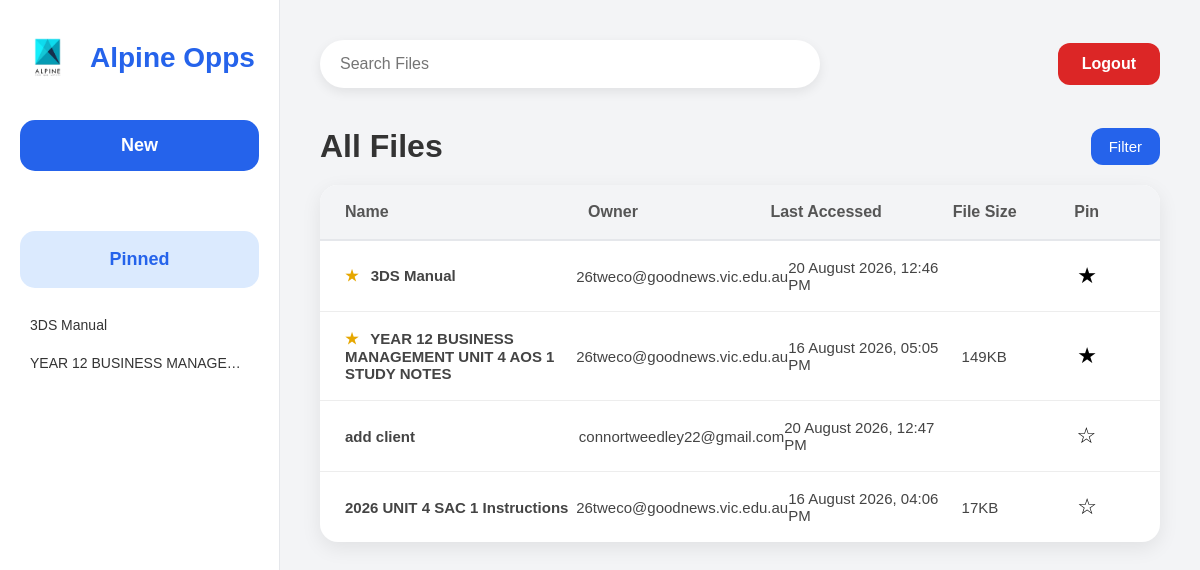
/dashboard (signed in), run on the app's committed database.
### tables this page shows
CREATE TABLE Files (

        FileID INTEGER PRIMARY KEY AUTOINCREMENT,

        FileName TEXT NOT NULL,

        FileType TEXT NOT NULL,

        FileURL TEXT NOT NULL,

        FileOwner TEXT NOT NULL,

        LastAccessed TEXT NOT NULL,

        FileSize TEXT,

        IsPinned INTEGER DEFAULT 0

    );

### app.py (the view)
@app.route("/dashboard")
def dashboard():
    if "email" not in session:
        return redirect(url_for("login_page"))
    connection = sqlite3.connect(DATABASE)
    connection.row_factory = sqlite3.Row
    cursor = connection.cursor()
    cursor.execute("""
        SELECT *
        FROM Files
        ORDER BY IsPinned DESC, FileID DESC
    """)
    files = cursor.fetchall()
    cursor.execute("""
        SELECT *
        FROM Files
        WHERE IsPinned = 1
        ORDER BY FileName
    """)
    pinned_files = cursor.fetchall()
    connection.close()
    return render_template(
        "dashboard.html",
        files=files,
        pinned_files=pinned_files
    )

### templates/dashboard.html (shortened to what this page needs)
<!DOCTYPE html>
<html lang="en">
<head>
    <link
        rel="stylesheet"
        href="{{ url_for('static', filename='css/dashboard.css') }}"
    >
</head>
<body>
<div class="container">
    <aside class="sidebar">
        <div class="logo">
            <img
                src="{{ url_for('static', filename='images/logo.png') }}"
                alt="Logo"
            >
            <h2>Alpine Opps</h2>
        </div>
        <form action="{{ url_for('newfile') }}" method="GET">
            <button type="submit" class="new-btn">
                New
            </button>
        </form>
        <div class="pinned-section">
            <h3 class="pinned-title">Pinned</h3>
            {% if pinned_files %}
                {% for file in pinned_files %}
                    <a
                        class="pinned-file"
                        href="{{ url_for('open_file', file_id=file['FileID']) }}"
                        target="_blank"
                    >
                        {{ file["FileName"] }}
                    </a>
                {% endfor %}
            {% else %}
                <p class="no-pinned-files">
                    No pinned files
                </p>
            {% endif %}
        </div>
    </aside>
    <main class="main-content">
        <header class="topbar">
            <div class="search-box">
                <input
                    type="text"
                    id="searchInput"
                    placeholder="Search Files"
                    autocomplete="off"
                >
            </div>
            <div class="account-buttons">
                <a
                    href="{{ url_for('logout') }}"
                    class="logout-btn"
                >
                    Logout
                </a>
            </div>
        </header>
        <section class="files-header">
            <h1>All Files</h1>
            <div class="filter-container">
                <button
                    class="filter-btn"
                    id="filterButton"
                    type="button"
                >
                    Filter
                </button>
            </div>
        </section>
        <section class="file-table">
            <div class="table-head">
                <div>Name</div>
                <div>Owner</div>
                <div>Last Accessed</div>
                <div>File Size</div>
                <div>Pin</div>
            </div>
            {% for file in files %}
                <div
                    class="table-row"
                    data-file-type="{{ file['FileType'] | lower }}"
                    data-owner="{{ file['FileOwner'] | lower }}"
                    data-pinned="{{ file['IsPinned'] }}"
                    onclick="window.open('{{ url_for('open_file', file_id=file['FileID']) }}', '_blank')"
                    tabindex="0"
                    role="button"
                    onkeydown="if(event.key==='Enter' || event.key===' '){
                    event.preventDefault();
                    window.open('{{ url_for('open_file', file_id=file['FileID']) }}', '_blank');
                    }" >
                    <div class="file-name">
                        {% if file["IsPinned"] == 1 %}
                            <span class="pin-icon">★</span>
                        {% endif %}
                        {{ file["FileName"] }}
                    </div>
                    <div>
                        {{ file["FileOwner"] }}
                    </div>
                    <div>
                        {{ file["LastAccessed"] }}
                    </div>
                    <div>
                        {{ file["FileSize"] }}
                    </div>
                <form
                    action="{{ url_for('toggle_pin', file_id=file['FileID']) }}"
                    method="POST"
                    class="pin-form"
                    onclick="event.stopPropagation();"
                >
                    <button
                        type="submit"
                        class="pin-button"
                    >
                        {% if file["IsPinned"] == 1 %}
                            ★
                        {% else %}
                            ☆
                        {% endif %}
                    </button>
                </form>
                </div>
        {% else %}
            <div class="empty-files">
                No files are currently available.
            </div>
        {% endfor %}
    </section>
</body>
</html>

### static/css/dashboard.css (style rules this page uses)
* { margin:0; padding:0; box-sizing:border-box; font-family:Arial, Helvetica, sans-serif; }
body { background:#f3f4f6; color:#333; }
.container { display:flex; height:100vh; }
.sidebar { width:280px; background:#ffffff; border-right:1px solid #e5e7eb; padding:30px 20px; display:flex; flex-direction:column; }
.pinned-title { text-align: center; font-size: 18px; font-weight: bold; color: #2563eb; background-color: #dbeafe; padding: 18px; border-radius: 15px; margin: 0 0 20px 0; }
.pinned-section { margin-top: 30px; }
.pinned-file { display: block; padding: 9px 10px; margin-bottom: 4px; border-radius: 6px; color: #333; text-decoration: none; font-size: 14px; overflow: hidden; white-space: nowrap; text-overflow: ellipsis; }
.pin-button { border: none; background: none; outline: none; padding: 0; font-size: 22px; cursor: pointer; }
.logo { display:flex; align-items:center; gap:15px; margin-bottom:35px; }
.logo img { width:55px; }
.logo h2 { font-size:28px; color:#2563eb; }
.new-btn { width:100%; padding:15px; border:none; border-radius:15px; background:#2563eb; color:white; font-size:18px; font-weight:bold; cursor:pointer; margin-bottom:30px; transition:.2s; }
.main-content { flex:1; padding:40px; }
.topbar { display:flex; justify-content:space-between; align-items:center; margin-bottom:40px; }
.search-box { width:500px; }
.search-box input { width:100%; padding:15px 20px; border:none; border-radius:30px; background:white; font-size:16px; outline:none; box-shadow:0 4px 12px rgba(0,0,0,.08); }
.logout-btn { text-decoration:none; background:#dc2626; color:white; padding:12px 24px; border-radius:12px; font-weight:bold; transition:.2s; }
.files-header { display:flex; justify-content:space-between; align-items:center; margin-bottom:25px; }
.files-header h1 { font-size:34px; font-weight:600; }
.filter-btn { background:#2563eb; color:white; border:none; border-radius:12px; padding:12px 24px; font-size:15px; cursor:pointer; transition:.2s; }
.file-table { background:white; border-radius:18px; overflow:hidden; box-shadow:0 8px 20px rgba(0,0,0,.08); }
.table-head { display:grid; grid-template-columns:2.2fr 1.5fr 1.4fr 0.8fr 60px; background:#f8fafc; padding:20px 30px; font-weight:bold; color:#666; border-bottom:2px solid #e5e7eb; }
.table-row { display:grid; grid-template-columns:2.2fr 1.5fr 1.4fr 0.8fr 60px; padding:20px 30px; border-bottom:1px solid #f1f1f1; transition:.2s; }
.table-row:last-child { border-bottom:none; }
.table-row div:first-child { font-weight:600; }
.files-header { display:flex; justify-content:space-between; align-items:center; margin-bottom:20px; }
.files-header h1 { font-size:32px; color:#333; font-weight:600; }
.filter-btn { display:flex; align-items:center; gap:8px; padding:10px 18px; border:none; border-radius:12px; background:#2563eb; color:white; cursor:pointer; font-size:15px; transition:.2s; }
.file-table { background:white; border-radius:18px; overflow:hidden; box-shadow:0 6px 20px rgba(0,0,0,.08); }
.table-head { display:grid; grid-template-columns: 2fr 1.5fr 1.5fr 1fr 0.5fr; background:#f3f4f6; padding:18px 25px; font-weight:bold; color:#555; border-bottom:2px solid #e5e7eb; }
.table-row { display:grid; grid-template-columns: 2fr 1.5fr 1.5fr 1fr 0.5fr; padding:18px 25px; align-items:center; border-bottom:1px solid #ededed; transition:.2s; font-size:15px; }
.table-row div { color:#444; }
.pin-icon { margin-right: 8px; color: #e6a700; }
.search-box { position: relative; }
.filter-container { position: relative; }
.filter-btn { cursor: pointer; }
.account-buttons { display: flex; align-items: center; gap: 10px; }

### data on the page
Files: FileName "3DS Manual", FileOwner "26tweco@goodnews.vic.edu.au", LastAccessed "20 August 2026, 12:46 PM"
Files: FileName "YEAR 12 BUSINESS MANAGE…", FileName "YEAR 12 BUSINESS MANAGEMENT UNIT 4 AOS 1 STUDY NOTES", FileOwner "26tweco@goodnews.vic.edu.au", LastAccessed "16 August 2026, 05:05 PM", FileSize "149KB"
Files: FileName "add client", FileOwner "connortweedley22@gmail.com", LastAccessed "20 August 2026, 12:47 PM"
Files: FileName "2026 UNIT 4 SAC 1 Instructions", FileOwner "26tweco@goodnews.vic.edu.au", LastAccessed "16 August 2026, 04:06 PM", FileSize "17KB"
